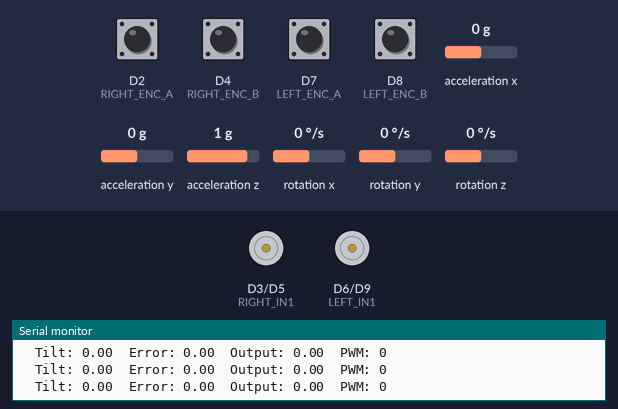
A sketch run on a simulated Arduino Nano 33 BLE. Parts: motor-driver pin pairs drawn as motors (green arrow = first pin HIGH = forward, orange = second pin HIGH = backward, longer = more drive), the last lines printed to the serial monitor. The test bench sets the inputs (shaded band); at power-on: D4 (RIGHT_ENC_B), D8 (LEFT_ENC_B) HIGH, D2 (RIGHT_ENC_A), D7 (LEFT_ENC_A) LOW, acceleration y 0 g, rotation x 0 °/s, acceleration z 1 g, acceleration x 0 g, rotation y 0 °/s, rotation z 0 °/s.

Above: at 1.2 s.
1.3 s: acceleration y set to -0.8 g
At 1.47 s:
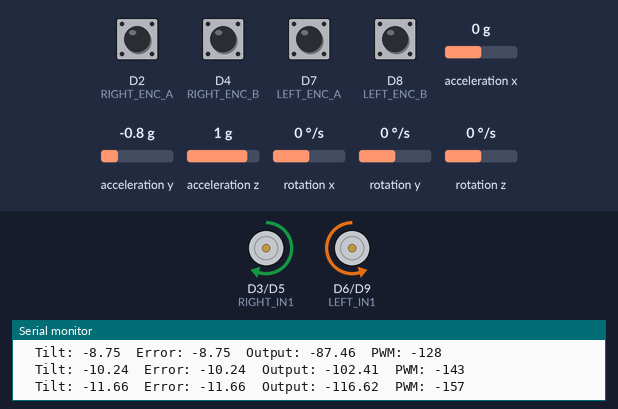
At 2.0 s:
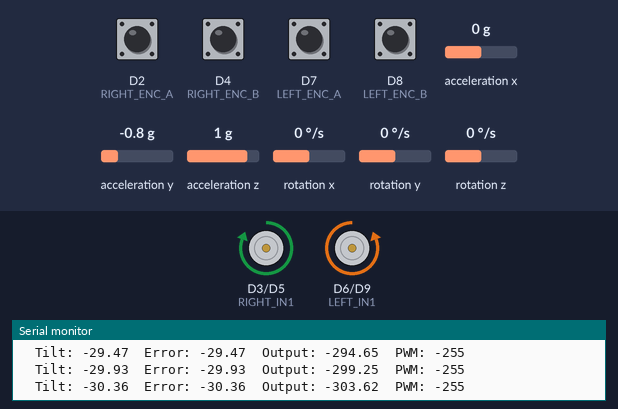
3.1 s: rotation x set to 100 °/s
6.1 s: acceleration z set to 1.4 g
9.1 s: acceleration y set to 0 g
10.7 s: rotation x set to -100 °/s
At 10.98 s:
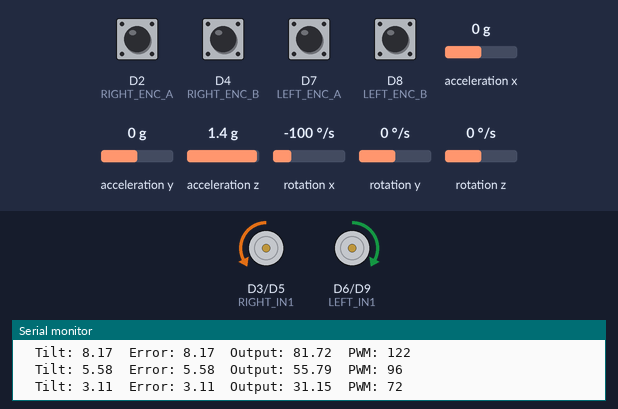
Timing chart, 0 to 13.7 s (numbered marks = the images above; inputs shaded):
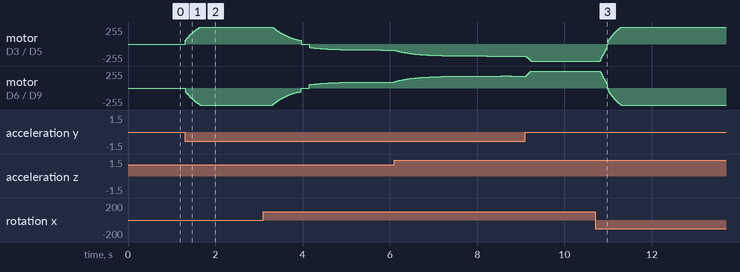

The sketch:

PID.ino
```cpp
#include "Arduino_BMI270_BMM150.h"
// ---------- PIN ASSIGNMENTS ----------
const int LEFT_ENC_A  = 7;
const int LEFT_ENC_B  = 8;
const int RIGHT_ENC_A = 2;
const int RIGHT_ENC_B = 4;

const int LEFT_IN1  = 6;
const int LEFT_IN2  = 9;
const int RIGHT_IN1 = 3;
const int RIGHT_IN2 = 5;
// ---------- DEADBAND (from Part 1a) ----------
const int LEFT_DEADBAND  = 41;
const int RIGHT_DEADBAND = 40;
const int DEADBAND = max(LEFT_DEADBAND, RIGHT_DEADBAND);

float Kp, Kd, Ki;
float target_angle = 0.0;
// Threshold below which we don't drive the motors (avoid jitter at 0 tilt)
const float TILT_DEADZONE_DEG = 1.0;   // EDIT if needed
const int MAX_PWM = 255;

float previous_error = 0.0;
float proportional = 0.0;
float integral = 0.0;
float derivative = 0.0;
float output = 0.0;

// ENCODER CONSTANTS
const long COUNTS_PER_REV = 1920;

// ---------- ENCODER STATE ----------
volatile long leftCount  = 0;
volatile long rightCount = 0;
long lastLeftCount  = 0;
long lastRightCount = 0;
float leftRPM  = 0.0;
float rightRPM = 0.0;


float gyro_weight = 0.95;
float accel_weight = 1.00 - gyro_weight;
float roll_angle = 0.0;
unsigned long previous_time = 0;

//  ISRs
void leftA_ISR() {
  if (digitalRead(LEFT_ENC_A) == digitalRead(LEFT_ENC_B)) leftCount--;
  else leftCount++;
}
void leftB_ISR() {
  if (digitalRead(LEFT_ENC_A) == digitalRead(LEFT_ENC_B)) leftCount++;
  else leftCount--;
}
void rightA_ISR() {
  if (digitalRead(RIGHT_ENC_A) == digitalRead(RIGHT_ENC_B)) rightCount--;
  else rightCount++;
}
void rightB_ISR() {
  if (digitalRead(RIGHT_ENC_A) == digitalRead(RIGHT_ENC_B)) rightCount++;
  else rightCount--;
}


//  MOTOR HELPER (brake-mode PWM)
void setMotor(int in1Pin, int in2Pin, int speed) {
  // Clamp to valid range
  if (speed >  MAX_PWM) speed =  MAX_PWM;
  if (speed < -MAX_PWM) speed = -MAX_PWM;

  if (speed >= 0) {
    analogWrite(in1Pin, speed);
    analogWrite(in2Pin, 0);
  } else {
    analogWrite(in1Pin, 0);
    analogWrite(in2Pin, -speed);
  }
}

// -------------- TILT ANGLE FROM ACCELEROMETER ------------------
//  Returns tilt in degrees from vertical.
//  Sign convention: positive = tilt in one direction, negative = other.
float readTiltAngle(float dt) {
  float ax, ay, az;
  float gx, gy, gz;

  if (IMU.accelerationAvailable() && IMU.gyroscopeAvailable()) {
    IMU.readGyroscope(gx, gy, gz);
    IMU.readAcceleration(ax, ay, az);

    float accel_roll = atan2(ay, az) * 180.0 / PI;
    float gyro_roll = roll_angle + gx * dt;

    roll_angle  = gyro_weight * gyro_roll + accel_weight * accel_roll;
  }
    return roll_angle;
}

void setup() {
  Serial.begin(115200);
  while (!Serial) { ; }

  // Initialize IMU
  if (!IMU.begin()) {
    Serial.println("ERROR: Failed to initialize IMU!");
    while (1);   // halt
  }
  Serial.print("Accelerometer sample rate: ");
  Serial.print(IMU.accelerationSampleRate());
  Serial.println(" Hz");

  // Encoder pins
  pinMode(LEFT_ENC_A,  INPUT);
  pinMode(LEFT_ENC_B,  INPUT);
  pinMode(RIGHT_ENC_A, INPUT);
  pinMode(RIGHT_ENC_B, INPUT);

  // Motor pins
  pinMode(LEFT_IN1,  OUTPUT);
  pinMode(LEFT_IN2,  OUTPUT);
  pinMode(RIGHT_IN1, OUTPUT);
  pinMode(RIGHT_IN2, OUTPUT);
  setMotor(LEFT_IN1,  LEFT_IN2,  0);
  setMotor(RIGHT_IN1, RIGHT_IN2, 0);

  // Encoder interrupts
  attachInterrupt(digitalPinToInterrupt(LEFT_ENC_A),  leftA_ISR,  CHANGE);
  attachInterrupt(digitalPinToInterrupt(LEFT_ENC_B),  leftB_ISR,  CHANGE);
  attachInterrupt(digitalPinToInterrupt(RIGHT_ENC_A), rightA_ISR, CHANGE);
  attachInterrupt(digitalPinToInterrupt(RIGHT_ENC_B), rightB_ISR, CHANGE);

  Kp = 10.0;
  Kd = 0.0;
  Ki = 0.0;

  previous_time = millis();

  Serial.println("=== Part 5: Proportional Tilt Control ===");
  Serial.print("Deadband: "); Serial.println(DEADBAND);
  Serial.print("Kp: ");       Serial.println(Kp);
  Serial.println("Tilt the robot to drive motors. Tilt = 0 -> stopped.");
  Serial.println();
}

void loop() {
  unsigned long current_time = millis();
  float dt = (current_time - previous_time) / 1000.0; // seconds

  if (dt <= 0.0 || dt > 0.1) {
    dt = 0.02;
  }

  previous_time = current_time;

  // 1. Read tilt
  float tilt = readTiltAngle(dt);
  float error = tilt - target_angle;
  output = pid(error, dt);

  // 3. Apply deadband compensation and dead zone
  int pwm = 0;
  if (fabs(error) > TILT_DEADZONE_DEG) {
    // Magnitude: deadband + proportional part
    int mag = DEADBAND + abs((int)output);
    if (mag > MAX_PWM) mag = MAX_PWM;
    pwm = (output >= 0) ? mag : -mag;
  }

  // 4. Drive both motors in the same direction
  setMotor(LEFT_IN1,  LEFT_IN2,  pwm);
  setMotor(RIGHT_IN1, RIGHT_IN2, -pwm);

  Serial.print("  Tilt: ");
  Serial.print(tilt);

  Serial.print("  Error: ");
  Serial.print(error);

  Serial.print("  Output: ");
  Serial.print(output);

  Serial.print("  PWM: ");
  Serial.println(pwm);

  delay(20);

}

float pid(float error, float dt)
{
  proportional = error;
  integral = integral + error * dt;
  derivative = (error - previous_error) / dt;
  previous_error = error;
  output = (Kp * proportional) + (Ki * integral) + (Kd * derivative);
  return output;
}
```

Measured:
- after the input at 1.3 s, motor on D3 (RIGHT_IN1) / D5 (RIGHT_IN2): moves from stopped to forward 255/255 over 0.35 s, starting at once; motor on D6 (LEFT_IN1) / D9 (LEFT_IN2): moves from stopped to backward 255/255 over 0.35 s, starting at once
- after the input at 10.7 s, motor on D3 (RIGHT_IN1) / D5 (RIGHT_IN2): moves from backward 255/255 to forward 255/255 over 0.48 s, starting after 0.12 s; motor on D6 (LEFT_IN1) / D9 (LEFT_IN2): moves from forward 255/255 to backward 255/255 over 0.48 s, starting after 0.12 s
